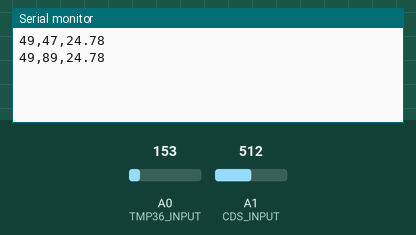
Simulated run of this sketch. Board: Arduino Uno, built with avr-gcc and run on an emulated ATmega328P. On the bench: the last lines printed to the serial monitor. Inputs (shaded band) come from the test bench; at power-on: A0 (TMP36_INPUT) = 153, A1 (CDS_INPUT) = 512. Random numbers use the default seed unless the sketch sets one.

Above: at 1.8 s.
1.9 s: A0 (TMP36_INPUT) set to 165
At 2.3 s:
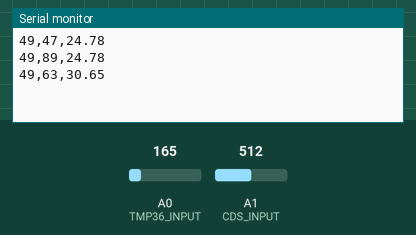
3.4 s: A1 (CDS_INPUT) set to 716
At 4.7 s:
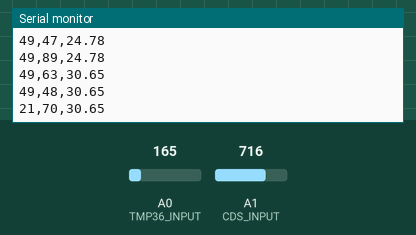
4.9 s: A0 (TMP36_INPUT) set to 175
At 5.8 s:
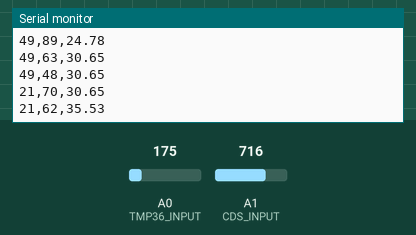
6.4 s: A1 (CDS_INPUT) set to 900
At 7.5 s:
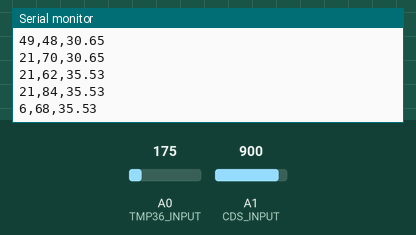
Timing chart, 0 to 8.9 s (numbered marks = the images above; inputs shaded):
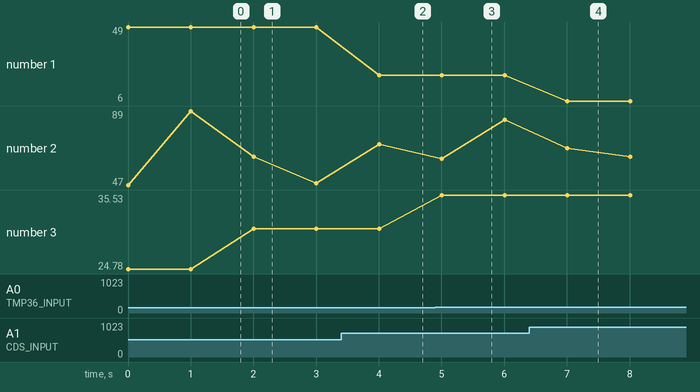

The sketch:

cds_tmp36_humi.ino.ino
```cpp
/*
 온도, 빛 입력 모니터링
*/

// 0번 아날로그핀을 TMP36 온도 입력으로 설정한다.
// 1번 아날로그핀을 CdS 조도 입력으로 설정한다.
#define TMP36_INPUT 0  // A0
#define CDS_INPUT 1    // A1
int humi = 0;
void setup() {
  Serial.begin(9600);
}

void loop(){
  // Temperature from TMP36
  int temp_value = analogRead(TMP36_INPUT);
  // converting the analog value to voltage
  float voltage = temp_value * 5.0 * 1000;  // in mV
  voltage /= 1023.0;
  float tempC = (voltage - 500) / 10 ;  // in C
  humi=random(40,90);

  // Lux from CdS (LDR)
  int cds_value = analogRead(CDS_INPUT);
  int lux = int(luminosity(cds_value));  // in lux

  // Serial output --> 온도,조도
  Serial.print(lux);
  Serial.print(",");
  Serial.print(humi);
  Serial.print(",");
  Serial.println(tempC);
  delay(1000);
}

//Voltage to Lux
double luminosity (int RawADC0){
  double Vout=RawADC0*5.0/1023;  // 5/1023 (Vin = 5 V)
  double lux=(2500/Vout-500)/10;
  // lux = 500 / Rldr,
  // Vout = Ildr*Rldr = (5/(10 + Rldr))*Rldr
  return lux;
}
```

Measured:
- after the input at 1.9 s, the serial monitor: prints a new line after 0.10 s (image 1)
- after the input at 3.4 s, the serial monitor: prints a new line after 0.61 s (image 2)
- after the input at 4.9 s, the serial monitor: prints a new line after 0.11 s (image 3)
- after the input at 6.4 s, the serial monitor: prints a new line after 0.61 s (image 4)
- plotted number 1: 49 → 21 after the input at 3.4 s, 21 → 6 after the input at 6.4 s
- plotted number 3: 24.78 → 30.65 after the input at 1.9 s, 30.65 → 35.53 after the input at 4.9 s
